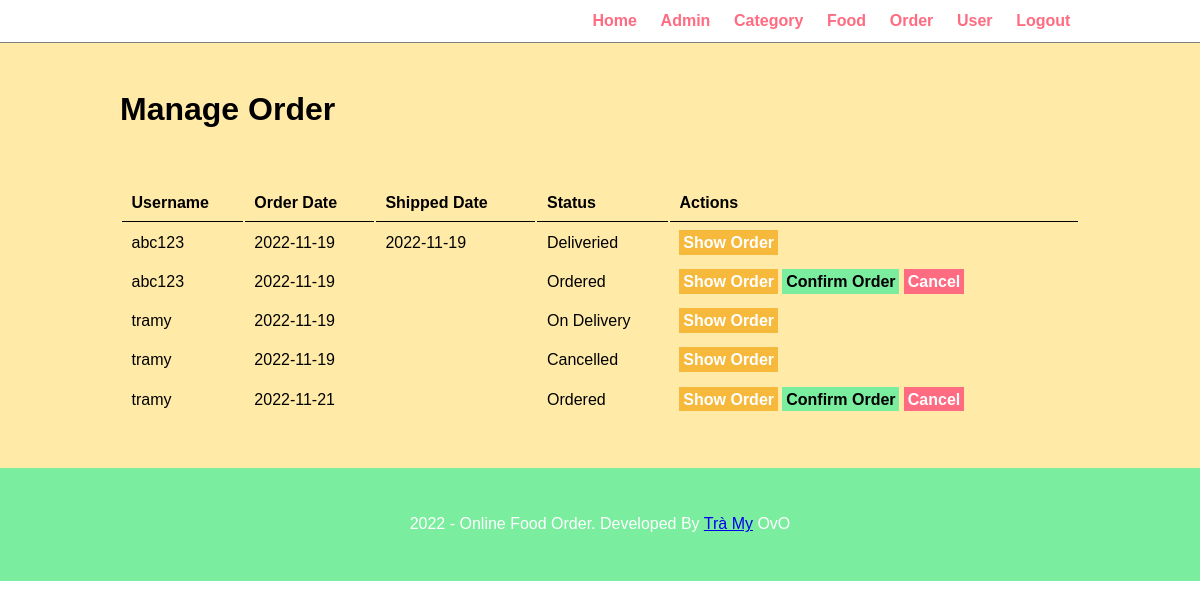
The page /admin/manage-order.php on the database its author committed.
### tables this page shows
CREATE TABLE `orders` (
  `orderId` int(10) NOT NULL,
  `orderDate` date NOT NULL,
  `shippedDate` date DEFAULT NULL,
  `status` varchar(100) NOT NULL,
  `userId` int(10) NOT NULL
);

CREATE TABLE `users` (
  `userId` int(10) UNSIGNED NOT NULL,
  `fullname` varchar(50) NOT NULL,
  `username` varchar(100) NOT NULL,
  `email` varchar(100) NOT NULL,
  `password` varchar(255) NOT NULL,
  `phone` char(10) NOT NULL,
  `address` varchar(255) NOT NULL
);

### admin/manage-order.php (the view, shortened to what this page needs)
<?php include('parts/menu.php')?>
        <div class = "maincontent">
            <div class = "wrapper">
                <h1>Manage Order</h1>
                <br />
                <br /><br />
                <table class="tbl-full">
                    <tr>
                        <th>Username</th>
                        <th>Order Date</th>
                        <th>Shipped Date</th>
                        <th>Status</th>
                        <th>Actions</th>
                    </tr>
                    <?php
                        $sql = "SELECT * FROM orders";
                        $res = mysqli_query($conn, $sql);
                        $count = mysqli_num_rows($res);
                        if($count>0) {
                            while($rows=mysqli_fetch_assoc($res)) {
                                $orderId = $rows['orderId'];
                                $orderDate = $rows['orderDate'];
                                $shippedDate = $rows['shippedDate'];
                                $status = $rows['status'];
                                $userId = $rows['userId'];
                                $sql1 = "SELECT * FROM users WHERE userId = '$userId'";
                                $res1 = mysqli_query($conn, $sql1);
                                $row=mysqli_fetch_assoc($res1);
                                $username = $row['username'];
                                ?>
                                <tr>
                                    <td><?php echo $username; ?></td>
                                    <td><?php echo $orderDate; ?></td>
                                    <td><?php echo $shippedDate; ?></td>
                                    <td><?php echo $status; ?></td>
                                    <td>
                                        <a href="<?php echo SITEURL; ?>admin/show-order.php?orderId=<?php echo $orderId; ?>" class="btn-third">Show Order</a>
                                        <?php
                                            if($status == 'Ordered') {
                                                ?>
                                                <a href="<?php echo SITEURL; ?>admin/order-confirm.php?orderId=<?php echo $orderId; ?>" class="btn-secondary">Confirm Order</a>
                                                <a href="<?php echo SITEURL; ?>admin/order-cancel.php?orderId=<?php echo $orderId; ?>" class="btn-danger">Cancel</a>
                                            <?php
                                            }
                                            ?>
                                    </td>
                                </tr>
                                <?php
                            }
                        }
                    ?>
                </table>
            </div>
        </div>
<?php include('parts/footer.php')?>

### css/admin.css (style rules this page uses)
* { margin: 0; padding: 0; font-family: Arial, Helvetica, sans-serif; }
.wrapper { padding: 1%; width: 80%; margin: 0 auto; }
.tbl-full { width: 100%; }
.btn-secondary { background-color: #7bed9f; padding: 1%; color: black; text-decoration: none; font-weight: bold; }
.btn-third { background-color: #f6b93b; padding: 1%; color: white; text-decoration: none; font-weight: bold; }
.btn-danger { background-color: #ff6b81; padding: 1%; color: white; text-decoration: none; font-weight: bold; }
.maincontent { padding: 3% 0; background-color: #ffeaa7; }
table tr th { border-bottom: 1px solid black; padding: 1%; text-align: left; }
table tr td { padding: 1%; }

### rows shown on the page
orders: userId.username "abc123", orderDate "2022-11-19", shippedDate "2022-11-19", status "Deliveried"
orders: userId.username "abc123", orderDate "2022-11-19", status "Ordered"
orders: userId.username "tramy", orderDate "2022-11-19", status "On Delivery"
orders: userId.username "tramy", orderDate "2022-11-19", status "Cancelled"
orders: userId.username "tramy", orderDate "2022-11-21", status "Ordered"
